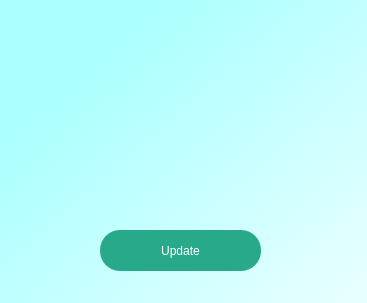
<?xml version="1.0" encoding="UTF-8"?>
<ui version="4.0">
 <class>Dialog</class>
 <widget class="QDialog" name="Dialog">
  <property name="geometry">
   <rect>
    <x>0</x>
    <y>0</y>
    <width>367</width>
    <height>303</height>
   </rect>
  </property>
  <property name="windowTitle">
   <string>Dialog</string>
  </property>
  <widget class="QWidget" name="bgwidget" native="true">
   <property name="geometry">
    <rect>
     <x>0</x>
     <y>0</y>
     <width>521</width>
     <height>411</height>
    </rect>
   </property>
   <property name="styleSheet">
    <string notr="true">QWidget#bgwidget{
background-color:qlineargradient(spread:pad, x1:0.124955, y1:0.199, x2:0.909091, y2:0.903, stop:0 rgba(170, 255, 255, 255), stop:1 rgba(255, 255, 255, 255));
}</string>
   </property>
   <widget class="QPushButton" name="pushButton">
    <property name="geometry">
     <rect>
      <x>100</x>
      <y>230</y>
      <width>161</width>
      <height>41</height>
     </rect>
    </property>
    <property name="styleSheet">
     <string notr="true">QPushButton{
border-radius : 20px;
background-color:rgb(40, 170, 138);
color:rgb(255, 255, 255);
}</string>
    </property>
    <property name="text">
     <string>Update</string>
    </property>
   </widget>
   <widget class="QLabel" name="label">
    <property name="geometry">
     <rect>
      <x>48</x>
      <y>29</y>
      <width>261</width>
      <height>31</height>
     </rect>
    </property>
    <property name="styleSheet">
     <string notr="true">font: 700 10pt &quot;Segoe UI&quot;;</string>
    </property>
    <property name="text">
     <string/>
    </property>
    <property name="alignment">
     <set>Qt::AlignmentFlag::AlignCenter</set>
    </property>
   </widget>
   <widget class="QLabel" name="label_2">
    <property name="geometry">
     <rect>
      <x>30</x>
      <y>120</y>
      <width>301</width>
      <height>31</height>
     </rect>
    </property>
    <property name="styleSheet">
     <string notr="true">font: 700 10pt &quot;Segoe UI&quot;;</string>
    </property>
    <property name="text">
     <string/>
    </property>
    <property name="alignment">
     <set>Qt::AlignmentFlag::AlignCenter</set>
    </property>
   </widget>
  </widget>
 </widget>
 <resources/>
 <connections/>
</ui>
